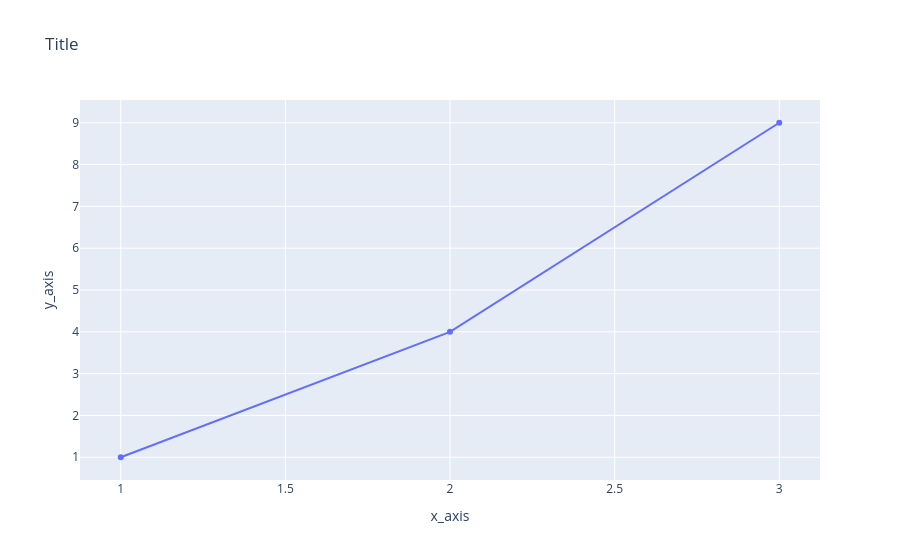

The notebook cell saved with this chart:
### Code cell
layout = go.Layout(
    title='Title',
    xaxis=go.layout.XAxis(title='x_axis'),
    yaxis=go.layout.YAxis(title='y_axis')
)
fig = go.Figure(data=scatter_trace,layout=layout)
fig.show()

### Figure 1 — Plotly figure (JSON) as saved in the notebook; plotly's stock layout.template omitted (floating-point values rounded to 4 significant figures)
{"data": [{"mode": "lines+markers", "name": "trace_1", "type": "scatter", "x": [1, 2, 3], "y": [1, 4, 9]}], "layout": {"autosize": true, "title": {"text": "Title"}, "xaxis": {"autorange": true, "range": [0.877, 3.123], "title": {"text": "x_axis"}, "type": "linear"}, "yaxis": {"autorange": true, "range": [0.3398, 9.66], "title": {"text": "y_axis"}, "type": "linear"}}}
